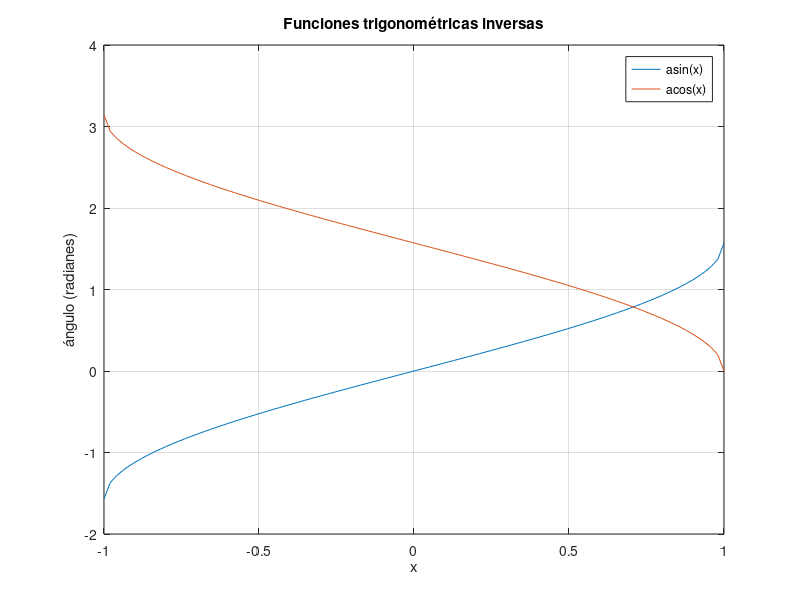
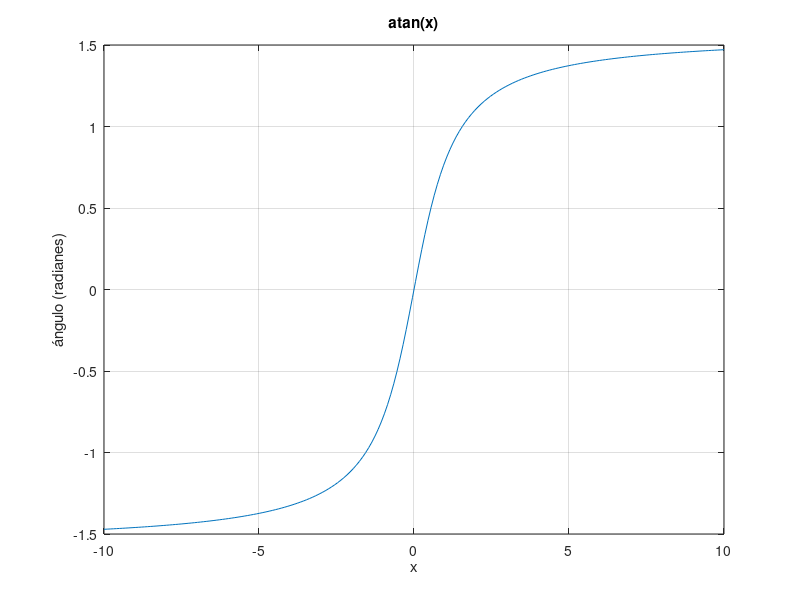
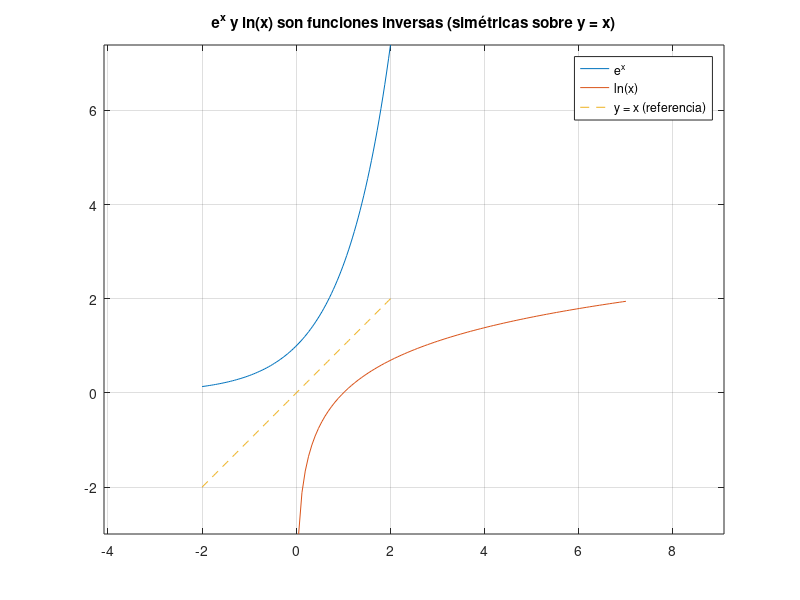

The MATLAB script that drew these images, in order:
%% 08.6 - Funciones inversas
% Curso básico de MATLAB
% Tema: asin, acos, atan, y la relación entre una función y su inversa

clc; clear; close all;

%% Funciones trigonométricas inversas
% asin, acos y atan reciben un valor y regresan un ÁNGULO (en
% radianes). Su dominio está limitado: asin y acos solo aceptan
% valores entre -1 y 1.

x = linspace(-1, 1, 100);

figure
plot(x, asin(x), x, acos(x))
legend('asin(x)', 'acos(x)')
title('Funciones trigonométricas inversas')
xlabel('x')
ylabel('ángulo (radianes)')
grid on

% atan() sí acepta cualquier número real
x2 = linspace(-10, 10, 200);
figure
plot(x2, atan(x2))
title('atan(x)')
xlabel('x')
ylabel('ángulo (radianes)')
grid on

%% Idea clave: una función y su inversa son "espejos" sobre y = x
% Ejemplo con exp(x) y su inversa log(x):

xExp = linspace(-2, 2, 100);
yExp = exp(xExp);

xLog = linspace(0.05, 7, 100);
yLog = log(xLog);

figure
plot(xExp, yExp, xLog, yLog, xExp, xExp, '--')
legend('e^x', 'ln(x)', 'y = x (referencia)')
title('e^x y ln(x) son funciones inversas (simétricas sobre y = x)')
axis equal          % misma escala en ambos ejes, para ver la simetría real
grid on

%% Comprobación numérica de que son inversas
% Si aplicas una función y luego su inversa, regresas al valor original.
disp(log(exp(3)))    % 3
disp(exp(log(3)))    % 3
disp(asin(sin(0.5))) % 0.5

%% Ejercicios de práctica
% 1. Grafica acos(x) solo, con título y etiquetas de los ejes.
% 2. Comprueba numéricamente que atan(tan(0.8)) regresa 0.8.
% 3. Grafica y = x^2 (solo para x >= 0) junto con su inversa
%    y = sqrt(x), y la recta y = x, para ver la simetría.
